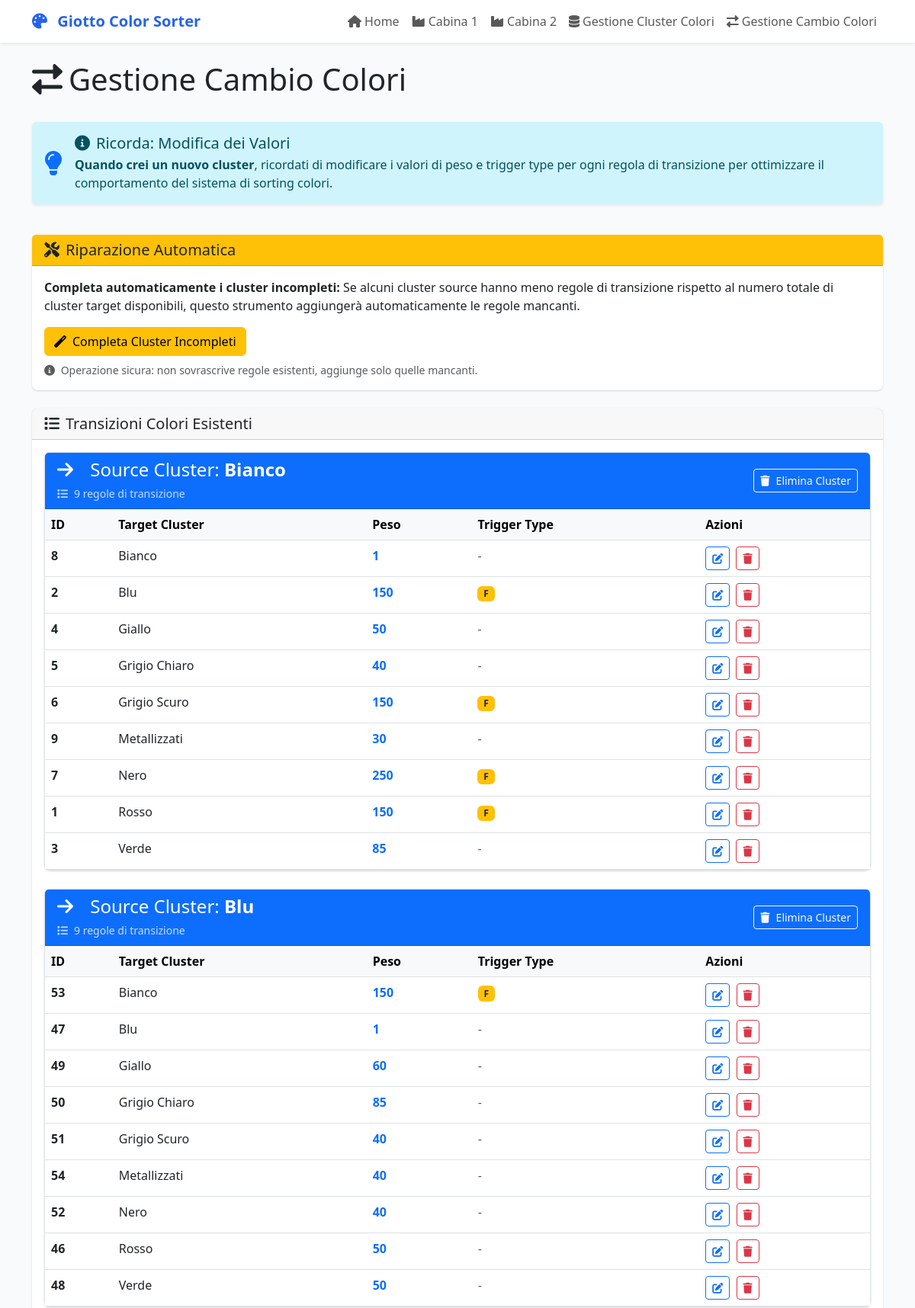
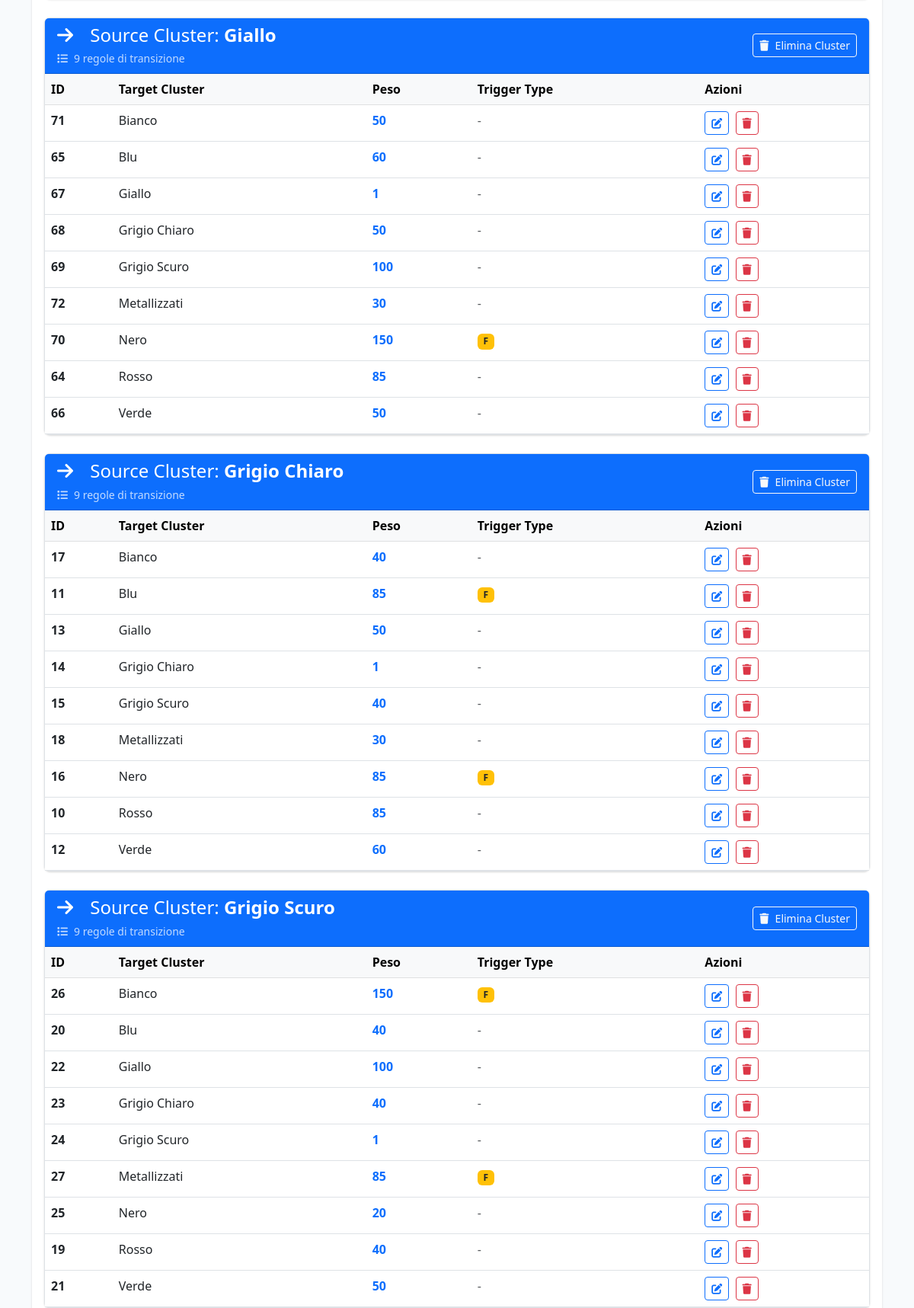
The app's page /manage/cambio_colori (upper part) with its own data (2 pictures, top to bottom).
### tables this page shows
CREATE TABLE "cambio_colori" (
    id INTEGER PRIMARY KEY AUTOINCREMENT,
    source_cluster TEXT NOT NULL,
    target_cluster TEXT NOT NULL,
    peso INTEGER DEFAULT 5,
    required_trigger_type TEXT, transition_colors TEXT,
    UNIQUE(source_cluster, target_cluster)
);

### frontend/app/main.py (the view, shortened to what this page needs)
@app.route('/manage/cambio_colori', methods=['GET', 'POST'])
def manage_cambio_colori():
    sync_clusters_to_source_clusters()
    new_cambio_colori_form = NewCambioColoriForm(prefix="new_transition")
    add_row_form = CambioColoriRowForm(prefix="add_row") # Prefisso per evitare conflitti se più form
    grouped_rules = get_all_cambio_colori_grouped()
    return render_template('manage_cambio_colori.html',
                           grouped_rules=grouped_rules,
                           new_cambio_colori_form=new_cambio_colori_form,
                           add_row_form_template=CambioColoriRowForm()) # Passa una istanza per il template del form di aggiunta

### frontend/app/main.py (called while the page is built, shortened)
def connect_to_db(db_path: str = DATABASE_PATH) -> Optional[sqlite3.Connection]:
    logger.debug(f"Tentativo di connessione al database: {db_path}")
    try:
        conn = sqlite3.connect(db_path)
        conn.row_factory = sqlite3.Row
        cursor = conn.cursor()
        cursor.execute("SELECT name FROM sqlite_master WHERE type='table';")
        tables = cursor.fetchall()
        logger.debug(f"Tabelle trovate nel database: {[table[0] for table in tables]}")
        return conn
    except sqlite3.Error as e:
        logger.error(f"Errore di connessione al database {db_path}: {e}")
        return None

def get_unique_source_clusters() -> List[str]:
    conn = connect_to_db()
    if not conn: return []
    try:
        cursor = conn.cursor()
        cursor.execute("SELECT DISTINCT source_cluster FROM cambio_colori ORDER BY source_cluster")
        return [row['source_cluster'] for row in cursor.fetchall()]
    except sqlite3.Error as e:
        print(f"Errore in get_unique_source_clusters: {e}")
        return []
    finally:
        if conn: conn.close()

def get_unique_clusters() -> List[str]:
    clusters = []
    conn = connect_to_db()
    if not conn:
        return clusters
    try:
        cursor = conn.cursor()
        cursor.execute("SELECT DISTINCT cluster FROM cluster_colori ORDER BY cluster")
        clusters = [row[0] for row in cursor.fetchall()]
    except sqlite3.Error as e:
        print(f"Errore in get_unique_clusters: {e}")
    finally:
        if conn:
            conn.close()
    return clusters

def sync_clusters_to_source_clusters():
    all_clusters = get_unique_clusters()
    existing_source_clusters = get_unique_source_clusters()
    new_source_clusters = [c for c in all_clusters if c not in existing_source_clusters]
    if not new_source_clusters:
        return True  # Nessun nuovo cluster da sincronizzare

### frontend/app/templates/manage_cambio_colori.html (shortened to what this page needs)
{% extends "base.html" %}
{% block content %}
<div class="container">
    <div class="row">
        <div class="col-12">
            <div class="d-flex justify-content-between align-items-center mb-4">
                <h1><i class="fas fa-exchange-alt me-2"></i>Gestione Cambio Colori</h1>
            </div>
        </div>
    </div>
    <div class="row mb-4">
        <div class="col-12">
            <div class="alert alert-info border-0 shadow-sm" role="alert">
                <div class="d-flex align-items-center">
                    <i class="fas fa-lightbulb fa-2x me-3 text-primary"></i>
                    <div>
                        <h5 class="alert-heading mb-1">
                            <i class="fas fa-info-circle me-2"></i>Ricorda: Modifica dei Valori
                        </h5>
                        <p class="mb-0">
                            <strong>Quando crei un nuovo cluster</strong>, ricordati di modificare i valori di peso e trigger type
                            per ogni regola di transizione per ottimizzare il comportamento del sistema di sorting colori.
                        </p>
                    </div>
                </div>
            </div>
        </div>
    </div>
    <div class="row mb-4">
        <div class="col-12">
            <div class="card border-warning">
                <div class="card-header bg-warning">
                    <h5 class="card-title mb-0">
                        <i class="fas fa-tools me-2"></i>Riparazione Automatica
                    </h5>
                </div>
                <div class="card-body">
                    <p class="mb-3">
                        <strong>Completa automaticamente i cluster incompleti:</strong>
                        Se alcuni cluster source hanno meno regole di transizione rispetto al numero totale di cluster target disponibili,
                        questo strumento aggiungerà automaticamente le regole mancanti.
                    </p>
                    <form method="POST" action="{{ url_for('repair_complete_clusters') }}" style="display: inline;">
                        <button type="submit" class="btn btn-warning" onclick="return confirm('Sei sicuro di voler completare automaticamente tutti i cluster incompleti? Questa operazione aggiungerà le regole di transizione mancanti.')">
                            <i class="fas fa-magic me-2"></i>Completa Cluster Incompleti
                        </button>
                    </form>
                    <small class="text-muted d-block mt-2">
                        <i class="fas fa-info-circle me-1"></i>
                        Operazione sicura: non sovrascrive regole esistenti, aggiunge solo quelle mancanti.
                    </small>
                </div>
            </div>
        </div>
    </div>
    <div class="row">
        <div class="col-12">
            <div class="card">
                <div class="card-header">
                    <h5 class="card-title mb-0">
                        <i class="fas fa-list me-2"></i>Transizioni Colori Esistenti
                    </h5>
                </div>
                <div class="card-body">
                    {% if grouped_rules %}
                        {% for source_cluster, rules in grouped_rules.items() %}
                        <div class="card mb-4 border">
                            <div class="card-header bg-primary text-white">
                                <div class="d-flex justify-content-between align-items-center">
                                    <div>
                                        <h4 class="mb-1">
                                            <i class="fas fa-arrow-right me-3"></i>
                                            Source Cluster: <strong>{{ source_cluster }}</strong>
                                        </h4>
                                        <small class="opacity-75">
                                            <i class="fas fa-list me-2"></i>{{ rules|length }} regole di transizione
                                        </small>
                                    </div>
                                    <form method="POST" action="{{ url_for('delete_cluster_route', cluster_name=source_cluster) }}" style="display: inline;">
                                        <button type="submit" class="btn btn-outline-light btn-sm"
                                                onclick="return confirm('ATTENZIONE! Sei sicuro di voler eliminare COMPLETAMENTE il cluster \'{{ source_cluster }}\'?\n\nQuesta operazione eliminerà:\n- Tutti i codici colore del cluster\n- Tutte le regole di transizione verso questo cluster\n- Tutte le regole di transizione da questo cluster\n\nL\'operazione NON può essere annullata!')"
                                                title="Elimina tutto il cluster">
                                            <i class="fas fa-trash me-2"></i>Elimina Cluster
                                        </button>
                                    </form>
                                </div>
                            </div>
                            <div class="card-body p-0">
                                <div class="table-responsive">
                                    <table class="table table-hover mb-0">
                                        <thead class="table-light">
                                            <tr>
                                                <th>ID</th>
                                                <th>Target Cluster</th>
                                                <th>Peso</th>
                                                <th>Trigger Type</th>
                                                <th>Azioni</th>
                                            </tr>
                                        </thead>
                                        <tbody>
                                            {% for rule in rules %}
                                            <tr>
                                                <td><strong>{{ rule.id }}</strong></td>
                                                <td>
                                                    {{ rule.target_cluster }}
                                                </td>
                                                <td>
                                                    <span class="fw-bold text-primary">{{ rule.peso }}</span>
                                                </td>
                                                <td>
                                                    {% if rule.required_trigger_type %}
                                                        <span class="badge bg-warning text-dark">{{ rule.required_trigger_type }}</span>
                                                    {% else %}
                                                        <span class="text-muted">-</span>
                                                    {% endif %}
                                                </td>
                                                <td>
                                                    <a href="{{ url_for('edit_cambio_colori_row', row_id=rule.id) }}" class="btn btn-sm btn-outline-primary me-1" title="Modifica">
                                                        <i class="fas fa-edit"></i>
                                                    </a>
                                                    <form method="POST" action="{{ url_for('delete_cambio_colori_row_route', row_id=rule.id) }}" style="display: inline;">
                                                        <button type="submit" class="btn btn-sm btn-outline-danger"
                                                                onclick="return confirm('Sei sicuro di voler eliminare questa regola?')" title="Elimina">
                                                            <i class="fas fa-trash"></i>
                                                        </button>
                                                    </form>
                                                </td>
                                            </tr>
                                            {% endfor %}
                                        </tbody>
                                    </table>
                                </div>
                            </div>
                        </div>
                        {% endfor %}
                    {% else %}
                        <div class="text-center py-5">
                            <i class="fas fa-exchange-alt fa-3x text-muted mb-3"></i>
                            <h5 class="text-muted">Nessuna transizione colore trovata</h5>
                            <p class="text-muted">Non ci sono ancora regole di transizione configurate.</p>
                        </div>
                    {% endif %}
                </div>
            </div>
        </div>
    </div>
</div>
{% endblock %}

### frontend/app/templates/base.html (shortened to what this page needs)
<!DOCTYPE html>
<html lang="it">
<head>
    <link href="https://cdn.jsdelivr.net/npm/bootstrap@5.3.0/dist/css/bootstrap.min.css" rel="stylesheet">
    <link href="https://cdnjs.cloudflare.com/ajax/libs/font-awesome/6.0.0/css/all.min.css" rel="stylesheet">
</head>
<body>
    <nav class="navbar navbar-expand-lg navbar-light bg-white shadow-sm">
        <div class="container">
            <a class="navbar-brand" href="{{ url_for('home') }}">
                <i class="fas fa-palette me-2"></i>
                Giotto Color Sorter
            </a>
            <div class="collapse navbar-collapse" id="navbarNav">
                <ul class="navbar-nav ms-auto">
                    <li class="nav-item">
                        <a class="nav-link" href="{{ url_for('home') }}">
                            <i class="fas fa-home me-1"></i>Home
                        </a>
                    </li>
                    <li class="nav-item">
                        <a class="nav-link" href="{{ url_for('cabin_view', cabin_id=1) }}">
                            <i class="fas fa-industry me-1"></i>Cabina 1
                        </a>
                    </li>
                    <li class="nav-item">
                        <a class="nav-link" href="{{ url_for('cabin_view', cabin_id=2) }}">
                            <i class="fas fa-industry me-1"></i>Cabina 2
                        </a>
                    </li>
                    <li class="nav-item">
                        <a class="nav-link" href="{{ url_for('manage_cluster_colori') }}">
                            <i class="fas fa-database me-1"></i>Gestione Cluster Colori
                        </a>
                    </li>
                    <li class="nav-item">
                        <a class="nav-link" href="{{ url_for('manage_cambio_colori') }}">
                            <i class="fas fa-exchange-alt me-1"></i>Gestione Cambio Colori
                        </a>
                    </li>
                </ul>
            </div>
        </div>
    </nav>
    <div class="container-fluid py-4">
        {% block content %}{% endblock %}
    </div>
</body>
</html>

### frontend/app/templates/base.html (style rules this page uses)
:root { --primary-color: #2563eb; --secondary-color: #64748b; --success-color: #10b981; --warning-color: #f59e0b; --danger-color: #ef4444; }
body { background-color: #f8fafc; font-family: 'Segoe UI', Tahoma, Geneva, Verdana, sans-serif; }
.navbar-brand { font-weight: 600; color: var(--primary-color) !important; }
.card { border: none; box-shadow: 0 1px 3px 0 rgba(0, 0, 0, 0.1), 0 1px 2px 0 rgba(0, 0, 0, 0.06); border-radius: 0.5rem; }

### records on screen
cambio_colori: source_cluster "Bianco", rules "9", id "8", target_cluster "Bianco", peso "1"
cambio_colori: id "2", target_cluster "Blu", peso "150", required_trigger_type "F"
cambio_colori: id "4", target_cluster "Giallo", peso "50"
cambio_colori: id "5", target_cluster "Grigio Chiaro", peso "40"
cambio_colori: id "6", target_cluster "Grigio Scuro", peso "150", required_trigger_type "F"
cambio_colori: id "9", target_cluster "Metallizzati", peso "30"
cambio_colori: id "7", target_cluster "Nero", peso "250", required_trigger_type "F"
cambio_colori: id "1", target_cluster "Rosso", peso "150", required_trigger_type "F"
cambio_colori: id "3", target_cluster "Verde", peso "85"
cambio_colori: source_cluster "Blu", rules "9", id "53", target_cluster "Bianco", peso "150", required_trigger_type "F"
cambio_colori: id "47", target_cluster "Blu", peso "1"
cambio_colori: id "49", target_cluster "Giallo", peso "60"
cambio_colori: id "50", target_cluster "Grigio Chiaro", peso "85"
cambio_colori: id "51", target_cluster "Grigio Scuro", peso "40"
cambio_colori: id "54", target_cluster "Metallizzati", peso "40"
cambio_colori: id "52", target_cluster "Nero", peso "40"
cambio_colori: id "46", target_cluster "Rosso", peso "50"
cambio_colori: id "48", target_cluster "Verde", peso "50"
cambio_colori: source_cluster "Giallo", rules "9", id "71", target_cluster "Bianco", peso "50"
cambio_colori: id "65", target_cluster "Blu", peso "60"
cambio_colori: id "67", target_cluster "Giallo", peso "1"
cambio_colori: id "68", target_cluster "Grigio Chiaro", peso "50"
cambio_colori: id "69", target_cluster "Grigio Scuro", peso "100"
cambio_colori: id "72", target_cluster "Metallizzati", peso "30"
cambio_colori: id "70", target_cluster "Nero", peso "150", required_trigger_type "F"
cambio_colori: id "64", target_cluster "Rosso", peso "85"
cambio_colori: id "66", target_cluster "Verde", peso "50"
cambio_colori: source_cluster "Grigio Chiaro", rules "9", id "17", target_cluster "Bianco", peso "40"
cambio_colori: id "11", target_cluster "Blu", peso "85", required_trigger_type "F"
cambio_colori: id "13", target_cluster "Giallo", peso "50"
cambio_colori: id "14", target_cluster "Grigio Chiaro", peso "1"
cambio_colori: id "15", target_cluster "Grigio Scuro", peso "40"
cambio_colori: id "18", target_cluster "Metallizzati", peso "30"
cambio_colori: id "16", target_cluster "Nero", peso "85", required_trigger_type "F"
cambio_colori: id "10", target_cluster "Rosso", peso "85"
cambio_colori: id "12", target_cluster "Verde", peso "60"
cambio_colori: source_cluster "Grigio Scuro", rules "9", id "26", target_cluster "Bianco", peso "150", required_trigger_type "F"
cambio_colori: id "20", target_cluster "Blu", peso "40"
cambio_colori: id "22", target_cluster "Giallo", peso "100"
cambio_colori: id "23", target_cluster "Grigio Chiaro", peso "40"
cambio_colori: id "24", target_cluster "Grigio Scuro", peso "1"
cambio_colori: id "27", target_cluster "Metallizzati", peso "85", required_trigger_type "F"
cambio_colori: id "25", target_cluster "Nero", peso "20"
cambio_colori: id "19", target_cluster "Rosso", peso "40"
cambio_colori: id "21", target_cluster "Verde", peso "50"
